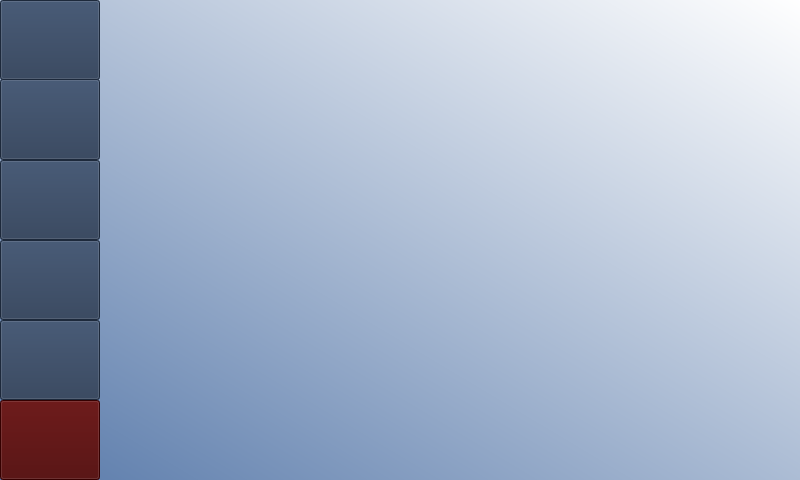
<?xml version="1.0" encoding="UTF-8"?>
<ui version="4.0">
 <class>MainWindow</class>
 <widget class="QMainWindow" name="MainWindow">
  <property name="geometry">
   <rect>
    <x>0</x>
    <y>0</y>
    <width>800</width>
    <height>480</height>
   </rect>
  </property>
  <property name="windowTitle">
   <string>MainWindow</string>
  </property>
  <property name="styleSheet">
   <string notr="true">QWidget#centralwidget{
background-color: qlineargradient(spread:reflect, x1:0, y1:1, x2:1, y2:0, stop:0 rgba(89, 122, 170, 255), stop:1 rgba(255, 255, 255, 255));}</string>
  </property>
  <widget class="QWidget" name="centralwidget">
   <layout class="QHBoxLayout" name="horizontalLayout" stretch="1,7">
    <property name="spacing">
     <number>1</number>
    </property>
    <property name="sizeConstraint">
     <enum>QLayout::SetDefaultConstraint</enum>
    </property>
    <property name="leftMargin">
     <number>0</number>
    </property>
    <property name="topMargin">
     <number>0</number>
    </property>
    <property name="rightMargin">
     <number>0</number>
    </property>
    <property name="bottomMargin">
     <number>0</number>
    </property>
    <item>
     <widget class="QWidget" name="sidebar" native="true">
      <property name="styleSheet">
       <string notr="true">QWidget#centralwidget{
background-color: qlineargradient(spread:reflect, x1:0, y1:1, x2:1, y2:0, stop:0 rgba(89, 122, 170, 255), stop:1 rgba(255, 255, 255, 255));}</string>
      </property>
      <widget class="QPushButton" name="btnProfileSidebar">
       <property name="geometry">
        <rect>
         <x>0</x>
         <y>0</y>
         <width>100</width>
         <height>80</height>
        </rect>
       </property>
       <property name="styleSheet">
        <string notr="true">background-color: rgb(40, 57, 83); 
color: white;
font: 16pt &quot;Lora&quot;;</string>
       </property>
       <property name="text">
        <string/>
       </property>
       <property name="icon">
        <iconset>
         <normaloff>images/settings.png</normaloff>images/settings.png</iconset>
       </property>
       <property name="iconSize">
        <size>
         <width>70</width>
         <height>70</height>
        </size>
       </property>
      </widget>
      <widget class="QPushButton" name="btnExitSidebar">
       <property name="geometry">
        <rect>
         <x>0</x>
         <y>400</y>
         <width>100</width>
         <height>80</height>
        </rect>
       </property>
       <property name="styleSheet">
        <string notr="true">background-color: rgb(74, 0, 0);
color: white;
font: 16pt &quot;Lora&quot;;</string>
       </property>
       <property name="text">
        <string/>
       </property>
       <property name="icon">
        <iconset>
         <normaloff>images/exit.png</normaloff>images/exit.png</iconset>
       </property>
       <property name="iconSize">
        <size>
         <width>60</width>
         <height>60</height>
        </size>
       </property>
      </widget>
      <widget class="QPushButton" name="btnStatsSidebar">
       <property name="geometry">
        <rect>
         <x>0</x>
         <y>79</y>
         <width>100</width>
         <height>81</height>
        </rect>
       </property>
       <property name="styleSheet">
        <string notr="true">background-color: rgb(40, 57, 83); 
color: white;
font: 16pt &quot;Lora&quot;;</string>
       </property>
       <property name="text">
        <string/>
       </property>
       <property name="icon">
        <iconset>
         <normaloff>images/analytics.png</normaloff>images/analytics.png</iconset>
       </property>
       <property name="iconSize">
        <size>
         <width>60</width>
         <height>60</height>
        </size>
       </property>
      </widget>
      <widget class="QPushButton" name="btnRatingSidebar">
       <property name="geometry">
        <rect>
         <x>0</x>
         <y>160</y>
         <width>100</width>
         <height>80</height>
        </rect>
       </property>
       <property name="styleSheet">
        <string notr="true">background-color: rgb(40, 57, 83); 
color: white;
font: 16pt &quot;Lora&quot;;</string>
       </property>
       <property name="text">
        <string/>
       </property>
       <property name="icon">
        <iconset>
         <normaloff>images/rating.png</normaloff>images/rating.png</iconset>
       </property>
       <property name="iconSize">
        <size>
         <width>60</width>
         <height>60</height>
        </size>
       </property>
      </widget>
      <widget class="QPushButton" name="btnResourcesSidebar">
       <property name="geometry">
        <rect>
         <x>0</x>
         <y>240</y>
         <width>100</width>
         <height>80</height>
        </rect>
       </property>
       <property name="styleSheet">
        <string notr="true">background-color: rgb(40, 57, 83); 
color: white;
font: 16pt &quot;Lora&quot;;</string>
       </property>
       <property name="text">
        <string/>
       </property>
       <property name="icon">
        <iconset>
         <normaloff>images/milk-box.png</normaloff>images/milk-box.png</iconset>
       </property>
       <property name="iconSize">
        <size>
         <width>60</width>
         <height>60</height>
        </size>
       </property>
      </widget>
      <widget class="QPushButton" name="btnRefillSidebar">
       <property name="geometry">
        <rect>
         <x>0</x>
         <y>320</y>
         <width>100</width>
         <height>80</height>
        </rect>
       </property>
       <property name="styleSheet">
        <string notr="true">background-color: rgb(40, 57, 83); 
color: white;
font: 16pt &quot;Lora&quot;;</string>
       </property>
       <property name="text">
        <string/>
       </property>
       <property name="icon">
        <iconset>
         <normaloff>images/coffee-filter.png</normaloff>images/coffee-filter.png</iconset>
       </property>
       <property name="iconSize">
        <size>
         <width>60</width>
         <height>60</height>
        </size>
       </property>
      </widget>
     </widget>
    </item>
    <item>
     <widget class="QWidget" name="stack" native="true">
      <property name="styleSheet">
       <string notr="true">QWidget#centralwidget{
background-color: qlineargradient(spread:reflect, x1:0, y1:1, x2:1, y2:0, stop:0 rgba(89, 122, 170, 255), stop:1 rgba(255, 255, 255, 255));}</string>
      </property>
      <widget class="QStackedWidget" name="stackedPages">
       <property name="enabled">
        <bool>true</bool>
       </property>
       <property name="geometry">
        <rect>
         <x>0</x>
         <y>0</y>
         <width>701</width>
         <height>481</height>
        </rect>
       </property>
       <property name="mouseTracking">
        <bool>true</bool>
       </property>
       <property name="tabletTracking">
        <bool>true</bool>
       </property>
       <property name="focusPolicy">
        <enum>Qt::StrongFocus</enum>
       </property>
       <property name="styleSheet">
        <string notr="true"/>
       </property>
       <property name="currentIndex">
        <number>0</number>
       </property>
       <widget class="QWidget" name="blankPage"/>
      </widget>
     </widget>
    </item>
   </layout>
  </widget>
  <action name="actionLogin">
   <property name="icon">
    <iconset>
     <normaloff>images/log-in.png</normaloff>images/log-in.png</iconset>
   </property>
   <property name="text">
    <string>Login</string>
   </property>
  </action>
  <action name="actionSign_up">
   <property name="icon">
    <iconset>
     <normaloff>images/sign-up.png</normaloff>images/sign-up.png</iconset>
   </property>
   <property name="text">
    <string>Sign up</string>
   </property>
  </action>
  <action name="actionStats">
   <property name="icon">
    <iconset>
     <normaloff>images/analytics.png</normaloff>images/analytics.png</iconset>
   </property>
   <property name="text">
    <string>Stats</string>
   </property>
  </action>
  <action name="actionResources">
   <property name="icon">
    <iconset>
     <normaloff>images/milk-box.png</normaloff>images/milk-box.png</iconset>
   </property>
   <property name="text">
    <string>Resources</string>
   </property>
  </action>
  <action name="actionProfile">
   <property name="checkable">
    <bool>true</bool>
   </property>
   <property name="icon">
    <iconset>
     <normaloff>images/settings.png</normaloff>images/settings.png</iconset>
   </property>
   <property name="text">
    <string>Profile</string>
   </property>
   <property name="font">
    <font/>
   </property>
  </action>
  <action name="actionRefill">
   <property name="icon">
    <iconset>
     <normaloff>images/coffee-filter.png</normaloff>images/coffee-filter.png</iconset>
   </property>
   <property name="text">
    <string>Refill</string>
   </property>
  </action>
  <action name="actionRating">
   <property name="icon">
    <iconset>
     <normaloff>images/rating.png</normaloff>images/rating.png</iconset>
   </property>
   <property name="text">
    <string>Rating</string>
   </property>
  </action>
 </widget>
 <resources/>
 <connections/>
</ui>
